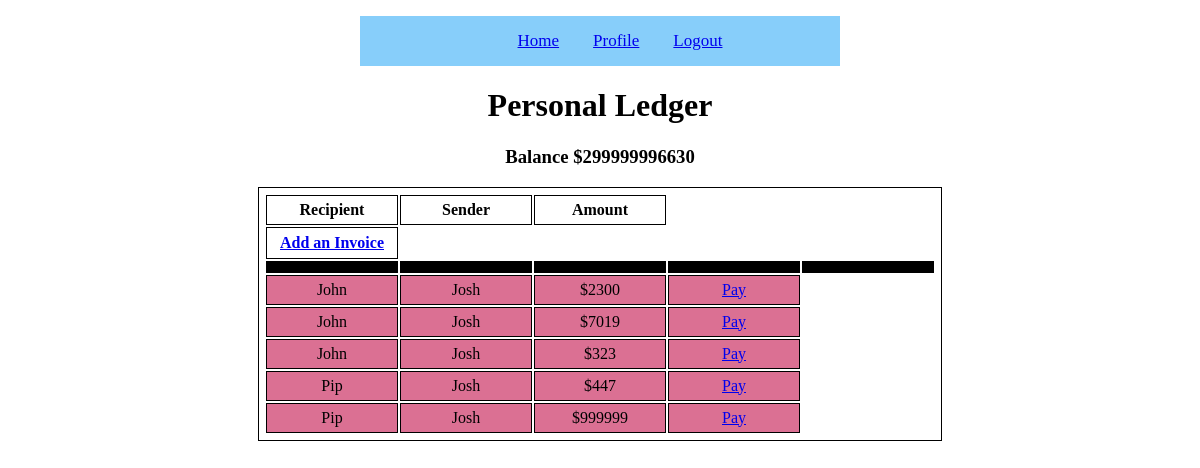
Screenshot of /Profile (signed in) with the database file from the repository.
### BracketFinal.py (models this page shows, shortened)
class User(UserMixin, db.Model):
    id = db.Column(db.Integer, primary_key=True)
    invoices = db.relationship('Invoice', backref='user')
    username = db.Column(db.String(100), unique=True, nullable=False)
    password = db.Column(db.String(100), nullable=False)
    email = db.Column(db.String(100),unique=True, nullable=False)
    balance = db.Column(db.Integer)

class Invoice(db.Model):
    id = db.Column(db.Integer, primary_key=True)
    sender = db.Column(db.Integer, db.ForeignKey('user.username'))
    recipient = db.Column(db.String(100), unique=True, nullable=False)
    amount = db.Column(db.Integer)

### BracketFinal.py (the view)
@app.route('/Profile')
@login_required
def profile():
    charges = Invoice.query.filter_by(sender=current_user.username).all()
    bills = Invoice.query.filter_by(recipient=current_user.username).all()
    balance = current_user.balance
    return render_template("profile.html", charges=charges, bills=bills, balance=balance)

### BracketFinal.py (called while the page is built)
@login.user_loader
def load_user(uid):
    return User.query.get(uid)

### templates/profile.html (shortened to what this page needs)
<!DOCTYPE html>
<html lang="en">
{% extends "base.html" %}
{% block content %}
<body>
<h1>Personal Ledger</h1>
<h3>Balance ${{ balance }}</h3>
      <table>
         <thead>
            <tr>
               <th>Recipient</th>
               <th>Sender</th>
               <th>Amount</th>
            </tr>
         </thead>
         <tbody>
            <th class="new_invoice"><a href="{{ url_for('invoice', id = -99)}}">Add an Invoice</a></th>
            <tr class="empty"><td></td><td></td><td></td><td></td><td></td></tr>
         {% for charge in bills %}
               <tr class="bill">
                  <td>{{ charge.sender }}</td>
                  <td>{{ charge.recipient }}</td>
                  <td>${{ charge.amount }}</td>
                   <td><a href="{{ url_for('pay', id = charge.id)}}">Pay</a></td>
               </tr>
            {% endfor %}
         </tbody>
      </table>
</body>
{% endblock %}

### static/style.css (style rules this page uses)
html, body { height:100%; }
html { display:table; width:100%; }
body { display:table-cell; text-align:center; vertical-align:text-top; }
table, th, td { margin:0 auto; border: 1px solid black; text-align: center; padding: 5px; }
td,th { width: 120px; }
tr.bill { background-color: palevioletred; }
th.new_invoice { height: 20px; }
tr.empty { background-color: black; margin-top: 5px; margin-bottom: 15px; }

### rows the page displays
User: balance "299999996630"
Invoice: sender "John", recipient "Josh", amount "2300"
Invoice: sender "John", recipient "Josh", amount "7019"
Invoice: sender "John", recipient "Josh", amount "323"
Invoice: sender "Pip", recipient "Josh", amount "447"
Invoice: sender "Pip", recipient "Josh", amount "999999"
